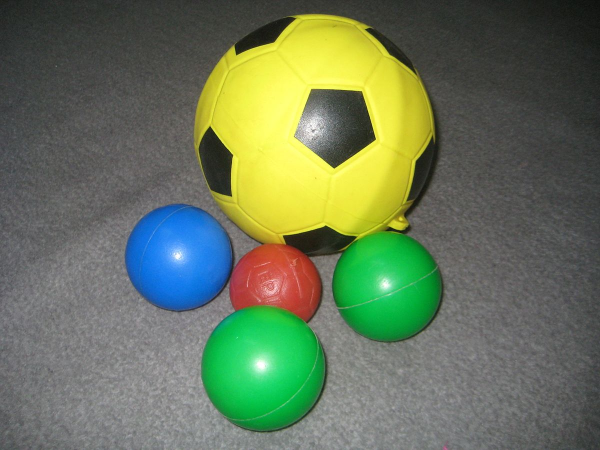
#> input picture Images/balls.JPG, 1200 x 900 px (shown at 1/2 size)
$ python -i Agglomerative_Clustering.py   (imports and definitions only)
#> lines starting #> are read from the running program, lines starting #| are printed output that depends on the picture
#> further down, picture is the input picture: PIL image 1200x900 RGB; mean R, G, B 104.1, 117.4, 89.7
import numpy as np
from PIL import Image, ImageTk
import tkinter as tk
from tkinter import filedialog, ttk, Frame
import os
import time
import heapq  # For priority queue optimization
import cv2  # For better color space handling
from sklearn.preprocessing import StandardScaler  # For normalizing pixel values
from sklearn.cluster import AgglomerativeClustering  # For built-in clustering

class AgglomerativeClusteringApp:
    # [151 lines left out: functions __init__, setup_ui, setup_styles, not called in this run]

    def update_cluster_label(self, event=None):
        self.cluster_value_label.config(text=str(self.clusters_var.get()))

    # [120 lines left out: functions toggle_method, load_image, process_image, display_image, not called in this run]

def downsample_image(image, max_size=100):  # Increased size for better quality
    """Resize image to make clustering feasible"""
#> called with max_size = 150
    w, h = image.size
#> w = 1200; h = 900
    if max(w, h) > max_size:
        ratio = max_size / max(w, h)
#> ratio = 0.125
        new_size = (int(w * ratio), int(h * ratio))
#> new_size = (150, 112)
        return image.resize(new_size, Image.LANCZOS)
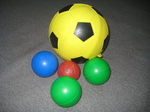
#> returned value: PIL image 150x112 RGB; mean R, G, B 104.1, 117.4, 89.7
    return image

def euclidean_distance(p1, p2):
    """Calculate Euclidean distance between two points"""
    return np.sqrt(np.sum((p1 - p2) ** 2))

def calculate_initial_distances(data):
    """Calculate initial pairwise distances between clusters more efficiently"""
    n = len(data)
    # Use a heap to store distances efficiently
    distances = []

    for i in range(n):
        for j in range(i+1, n):
            dist = euclidean_distance(data[i], data[j])
            # Store as (distance, i, j) for heapq
            heapq.heappush(distances, (dist, i, j))

    return distances

# [7 lines left out: function ward_linkage_distance_optimized, not called in this run]

def agglomerative_clustering_scratch(image, n_clusters=4, progress_callback=None, enhanced_output=True):
    """Optimized agglomerative clustering with improved visual quality"""
    start_time = time.time()

    # Store original image for later use
    original_img_array = np.array(image)

    # Downsample the image
    small_img = downsample_image(image, max_size=150)  # Increase size for better details

    # Convert to array and reshape
    img_array = np.array(small_img)
    h, w, c = img_array.shape
#> h = 112; w = 150; c = 3

    # Convert to LAB color space for perceptually meaningful clustering
    img_lab = cv2.cvtColor(img_array, cv2.COLOR_RGB2LAB)
#> img_lab: shape (112, 150, 3); mean of channels 0, 1, 2 121.7, 121.8, 140.5
    pixels = img_lab.reshape(-1, c)

    # Store RGB pixels for later color assignment
    rgb_pixels = img_array.reshape(-1, c)

    # Normalize pixel values - very important for LAB space
    # L: 0-100, a: -127 to 127, b: -127 to 127
    # We'll scale them to have similar importance
    pixels_normalized = pixels.astype(float)
    # Weight channels differently: L channel usually less important than a,b for segmentation
    weights = np.array([1.0, 2.0, 2.0])  # Give more weight to color than luminance
    scale = np.array([100.0, 127.0, 127.0])  # LAB value ranges
    pixels_normalized = (pixels_normalized / scale) * weights

    if progress_callback:
        progress_callback(10)

    # Number of data points
    n = len(pixels_normalized)
#> n = 16800

    # For very large images, sample a subset of pixels for clustering
    max_samples = 2000  # Increased for better representation
    if n > max_samples:
        indices = np.random.choice(n, max_samples, replace=False)
#> indices = 2000 values, max 16799 at index 579, min 8 at index 972, mean 8321.3
        sampled_pixels = pixels_normalized[indices]
#> sampled_pixels = 2000 rows, first 8: [1.16, 2, 2.02], [1.79, 2.02, 1.98], [1.15, 2.8, 2.58], [1.54, 1.97, 2.02], [0.58, 2, 2], [0.57, 2, 2.03], [1.36, 2.02, 2.02], [0.85, 2.02, 2.06]
        is_sampled = True
    else:
        sampled_pixels = pixels_normalized
        indices = np.arange(n)
        is_sampled = False

    # Initialize clusters
    num_points = len(sampled_pixels)
#> num_points = 2000
    cluster_sizes = np.ones(num_points, dtype=int)
#> cluster_sizes = 2000 values from 1 to 1
    cluster_centroids = sampled_pixels.copy()
#> cluster_centroids has the same summary as sampled_pixels
    active_clusters = set(range(num_points))
    cluster_mapping = [{i} for i in range(num_points)]

    # Pre-compute initial distances
    distance_heap = calculate_initial_distances(sampled_pixels)
#> in calculate_initial_distances, `n = len(data)`: n = 2000
    valid_pairs = set((i, j) for _, i, j in distance_heap if i < j)

    # Continue until we reach the desired number of clusters
    current_clusters = num_points
    while current_clusters > n_clusters:
        if progress_callback:
            progress_percent = 10 + 80 * (1 - (current_clusters - n_clusters) / (num_points - n_clusters))
            progress_callback(min(90, progress_percent))

        # Find the closest pair of clusters
        while True:
            if not distance_heap:
                break

            dist, i, j = heapq.heappop(distance_heap)

            if i not in active_clusters or j not in active_clusters:
                continue

            if (i, j) not in valid_pairs:
                continue

            # Valid merge found
            break

        # Remove the pair from valid pairs
        valid_pairs.remove((i, j))

        # Get sizes and centroids for merging
        size_i = cluster_sizes[i]
        size_j = cluster_sizes[j]
        centroid_i = cluster_centroids[i]
        centroid_j = cluster_centroids[j]

        # Calculate the new centroid (weighted average)
        new_size = size_i + size_j
        new_centroid = (size_i * centroid_i + size_j * centroid_j) / new_size

        # Update the first cluster
        cluster_sizes[i] = new_size
        cluster_centroids[i] = new_centroid
        cluster_mapping[i].update(cluster_mapping[j])

        # Mark the second cluster as inactive
        active_clusters.remove(j)

        # Calculate new distances
        for k in active_clusters:
            if k != i:
                dist = ward_linkage_distance_optimized(
                    cluster_sizes[i], cluster_sizes[k],
                    cluster_centroids[i], cluster_centroids[k]
                )
                heapq.heappush(distance_heap, (dist, min(i, k), max(i, k)))
                valid_pairs.add((min(i, k), max(i, k)))

        current_clusters -= 1

    if progress_callback:
        progress_callback(90)

    # Create final clusters
    final_clusters = [cluster_mapping[i] for i in active_clusters]
    final_centroids = [cluster_centroids[i] for i in active_clusters]

    # Create a mapping from data points to cluster labels
    cluster_labels = np.zeros(len(sampled_pixels), dtype=int)
    for i, cluster in enumerate(final_clusters):
        for idx in cluster:
            cluster_labels[idx] = i

    # Map results back to original image size
    if is_sampled:
        # Assign each pixel to the nearest centroid
        full_labels = np.zeros(n, dtype=int)

        batch_size = 20000
        for i in range(0, n, batch_size):
            batch_end = min(i + batch_size, n)
            batch = pixels_normalized[i:batch_end]

            # Calculate distance to each centroid
            distances = np.zeros((batch.shape[0], n_clusters))
            for j in range(n_clusters):
                diff = batch - final_centroids[j]
                distances[:, j] = np.sum(diff * diff, axis=1)

            # Assign to closest centroid
            full_labels[i:batch_end] = np.argmin(distances, axis=1)
    else:
        # For non-sampled data, use existing labels
        full_labels = cluster_labels

    # Create segmented image with realistic colors
    segmented = np.zeros_like(rgb_pixels)

    # For each cluster, compute the mean color from the original RGB values
    for i in range(n_clusters):
        mask = full_labels == i
        if np.any(mask):
            # Use the mean of original RGB values for this segment
            mean_color = np.mean(rgb_pixels[mask], axis=0)
            segmented[mask] = mean_color.astype(np.uint8)

    # Reshape back to image dimensions
    segmented_img = segmented.reshape(h, w, c)

    # Resize back to original size with better interpolation
    if small_img.size != image.size:
        segmented_pil = Image.fromarray(segmented_img)
        segmented_pil = segmented_pil.resize(image.size, Image.BICUBIC)
        segmented_img = np.array(segmented_pil)

    # Apply more gentle post-processing for better visuals
    # First, apply bilateral filter to smooth while preserving edges
    segmented_img = cv2.bilateralFilter(segmented_img, 9, 75, 75)

    # Then apply a more subtle edge-preserving filter
    segmented_img = cv2.edgePreservingFilter(segmented_img, flags=1, sigma_s=45, sigma_r=0.3)

    if progress_callback:
        progress_callback(100)

    elapsed_time = time.time() - start_time
    print(f"Clustering completed in {elapsed_time:.2f} seconds")

    return segmented_img

# [74 lines left out: functions agglomerative_clustering_builtin, main, not called in this run]

# [2 lines not run here, left out]

>>> from PIL import Image
>>> picture = Image.open('Images/balls.JPG')
#> (the run stopped early here; a loop or call above may not have finished)
